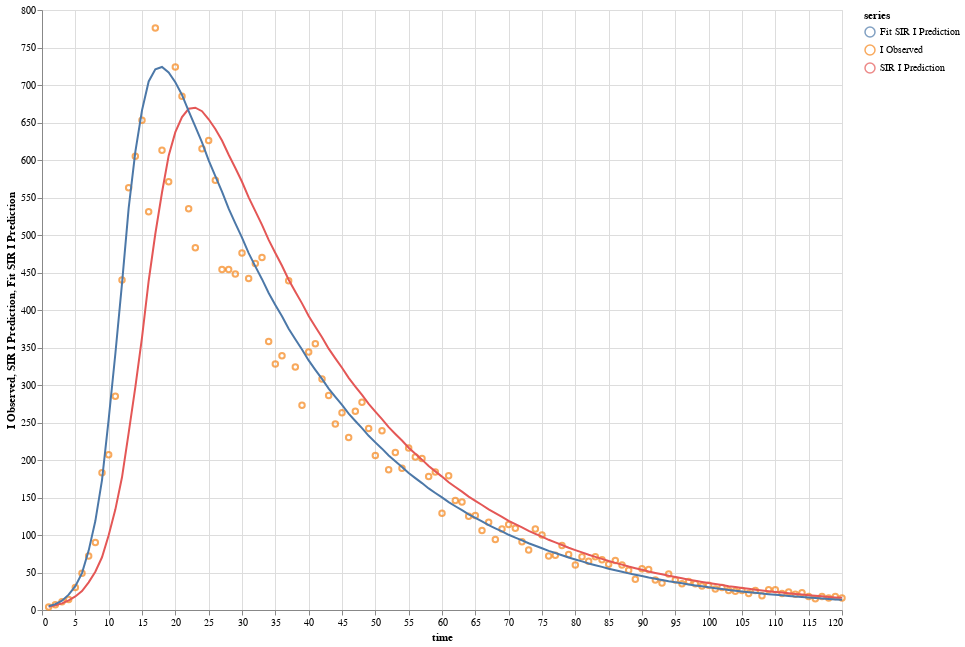

The notebook cell saved with this chart:
### Code cell
sir_fit_vals = simulate(sir_withFit at time(observed))
sir_fit_series = series(value(sir_fit_vals.I), "Fit SIR I Prediction", {{ style = "Lines" }})
plot("SIR vs observed", [observed_I_series, sir_I_series, sir_fit_series], time(observed), "time")

### Figure 1 — Vega-Lite specification as saved in the notebook (floating-point values rounded to 4 significant figures; data arrays with more than 128 entries replaced by an {"elided": "..."} marker saying what was removed)
{"$schema": "https://vega.github.io/schema/vega-lite/v4.json", "data": {"values": {"elided": "360 records"}}, "description": "", "height": 600, "layer": [{"encoding": {"color": {"field": "series", "type": "nominal"}, "x": {"field": "time", "type": "quantitative"}, "y": {"field": "I Observed", "type": "quantitative"}}, "mark": "point"}, {"encoding": {"color": {"field": "series", "type": "nominal"}, "x": {"field": "time", "type": "quantitative"}, "y": {"field": "SIR I Prediction", "type": "quantitative"}}, "mark": "line"}, {"encoding": {"color": {"field": "series", "type": "nominal"}, "x": {"field": "time", "type": "quantitative"}, "y": {"field": "Fit SIR I Prediction", "type": "quantitative"}}, "mark": "line"}], "width": 800}
